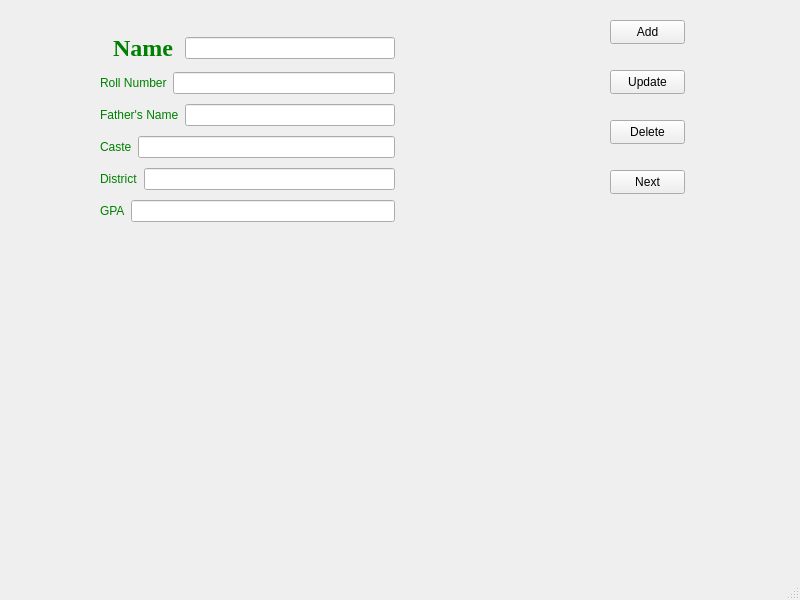
<?xml version="1.0" encoding="UTF-8"?>
<ui version="4.0">
 <class>MainWindow</class>
 <widget class="QMainWindow" name="MainWindow">
  <property name="geometry">
   <rect>
    <x>0</x>
    <y>0</y>
    <width>800</width>
    <height>600</height>
   </rect>
  </property>
  <property name="windowTitle">
   <string>MainWindow</string>
  </property>
  <property name="autoFillBackground">
   <bool>true</bool>
  </property>
  <widget class="QWidget" name="centralwidget">
   <widget class="QWidget" name="gridLayoutWidget">
    <property name="geometry">
     <rect>
      <x>10</x>
      <y>10</y>
      <width>2</width>
      <height>2</height>
     </rect>
    </property>
    <layout class="QGridLayout" name="gridLayout"/>
   </widget>
   <widget class="QPushButton" name="pushButtonAdd">
    <property name="geometry">
     <rect>
      <x>610</x>
      <y>20</y>
      <width>75</width>
      <height>24</height>
     </rect>
    </property>
    <property name="text">
     <string>Add</string>
    </property>
   </widget>
   <widget class="QPushButton" name="pushButtonDelete">
    <property name="geometry">
     <rect>
      <x>610</x>
      <y>120</y>
      <width>75</width>
      <height>24</height>
     </rect>
    </property>
    <property name="text">
     <string>Delete</string>
    </property>
   </widget>
   <widget class="QPushButton" name="pushButtonNext">
    <property name="geometry">
     <rect>
      <x>610</x>
      <y>170</y>
      <width>75</width>
      <height>24</height>
     </rect>
    </property>
    <property name="text">
     <string>Next</string>
    </property>
   </widget>
   <widget class="QPushButton" name="pushButtonUpdate">
    <property name="geometry">
     <rect>
      <x>610</x>
      <y>70</y>
      <width>75</width>
      <height>24</height>
     </rect>
    </property>
    <property name="text">
     <string>Update</string>
    </property>
   </widget>
   <widget class="QWidget" name="layoutWidget">
    <property name="geometry">
     <rect>
      <x>100</x>
      <y>30</y>
      <width>295</width>
      <height>200</height>
     </rect>
    </property>
    <layout class="QVBoxLayout" name="verticalLayout">
     <item>
      <layout class="QHBoxLayout" name="horizontalLayout">
       <item>
        <widget class="QLabel" name="label">
         <property name="text">
          <string/>
         </property>
        </widget>
       </item>
       <item>
        <widget class="QLabel" name="label_3">
         <property name="font">
          <font>
           <family>Times New Roman</family>
           <pointsize>18</pointsize>
           <italic>false</italic>
           <bold>true</bold>
          </font>
         </property>
         <property name="styleSheet">
          <string notr="true">font: 700 18pt &quot;Times New Roman&quot;;
color: green;</string>
         </property>
         <property name="text">
          <string>Name </string>
         </property>
        </widget>
       </item>
       <item>
        <widget class="QLineEdit" name="lineEditName">
         <property name="text">
          <string/>
         </property>
        </widget>
       </item>
      </layout>
     </item>
     <item>
      <layout class="QHBoxLayout" name="horizontalLayout_2">
       <item>
        <widget class="QLabel" name="label_8">
         <property name="styleSheet">
          <string notr="true">font: 700 18pt &quot;Times New Roman&quot;;
color: green;</string>
         </property>
         <property name="text">
          <string>Roll Number</string>
         </property>
        </widget>
       </item>
       <item>
        <widget class="QLineEdit" name="lineEditRoll">
         <property name="text">
          <string/>
         </property>
        </widget>
       </item>
      </layout>
     </item>
     <item>
      <layout class="QHBoxLayout" name="horizontalLayout_3">
       <item>
        <widget class="QLabel" name="label_6">
         <property name="styleSheet">
          <string notr="true">font: 700 18pt &quot;Times New Roman&quot;;
color: Green;</string>
         </property>
         <property name="text">
          <string>Father's Name</string>
         </property>
        </widget>
       </item>
       <item>
        <widget class="QLineEdit" name="lineEditFather">
         <property name="text">
          <string/>
         </property>
        </widget>
       </item>
      </layout>
     </item>
     <item>
      <layout class="QHBoxLayout" name="horizontalLayout_4">
       <item>
        <widget class="QLabel" name="label_7">
         <property name="styleSheet">
          <string notr="true">font: 700 18pt &quot;Times New Roman&quot;;
Color: Green;</string>
         </property>
         <property name="text">
          <string>Caste</string>
         </property>
        </widget>
       </item>
       <item>
        <widget class="QLineEdit" name="lineEditCaste">
         <property name="text">
          <string/>
         </property>
        </widget>
       </item>
      </layout>
     </item>
     <item>
      <layout class="QHBoxLayout" name="horizontalLayout_5">
       <item>
        <widget class="QLabel" name="label_10">
         <property name="styleSheet">
          <string notr="true">font: 700 18pt &quot;Times New Roman&quot;;
color: Green;</string>
         </property>
         <property name="text">
          <string>District</string>
         </property>
        </widget>
       </item>
       <item>
        <widget class="QLineEdit" name="lineEditDistrict">
         <property name="text">
          <string/>
         </property>
        </widget>
       </item>
      </layout>
     </item>
     <item>
      <layout class="QHBoxLayout" name="horizontalLayout_6">
       <item>
        <widget class="QLabel" name="label_9">
         <property name="styleSheet">
          <string notr="true">font: 700 18pt &quot;Times New Roman&quot;;
color: Green;</string>
         </property>
         <property name="text">
          <string>GPA</string>
         </property>
        </widget>
       </item>
       <item>
        <widget class="QLineEdit" name="lineEditGPA">
         <property name="text">
          <string/>
         </property>
        </widget>
       </item>
      </layout>
     </item>
    </layout>
   </widget>
  </widget>
  <widget class="QMenuBar" name="menubar">
   <property name="geometry">
    <rect>
     <x>0</x>
     <y>0</y>
     <width>800</width>
     <height>22</height>
    </rect>
   </property>
  </widget>
  <widget class="QStatusBar" name="statusbar"/>
 </widget>
 <resources/>
 <connections/>
</ui>
